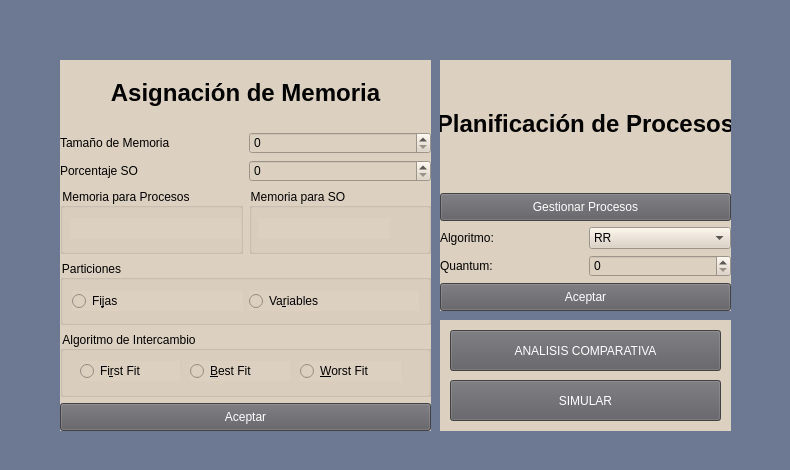
<?xml version="1.0" encoding="UTF-8"?>
<ui version="4.0">
 <class>VentanaPrincipal</class>
 <widget class="QMainWindow" name="VentanaPrincipal">
  <property name="geometry">
   <rect>
    <x>0</x>
    <y>0</y>
    <width>790</width>
    <height>470</height>
   </rect>
  </property>
  <property name="windowTitle">
   <string>Ventana Principal</string>
  </property>
  <property name="styleSheet">
   <string notr="true"/>
  </property>
  <property name="animated">
   <bool>true</bool>
  </property>
  <widget class="QWidget" name="centralwidget">
   <property name="styleSheet">
    <string notr="true">QWidget{
background-color:#6d7993;
font-family: arial,verdana;
}

QDialog{
background-color:#557a95;
font-family: arial,verdana;
}
QLineEdit{
background-color:#b1a296;
border: 0;
font-size:14px;
height:30px;
}

</string>
   </property>
   <widget class="QWidget" name="widget" native="true">
    <property name="geometry">
     <rect>
      <x>60</x>
      <y>60</y>
      <width>371</width>
      <height>371</height>
     </rect>
    </property>
    <property name="sizePolicy">
     <sizepolicy hsizetype="Preferred" vsizetype="Preferred">
      <horstretch>0</horstretch>
      <verstretch>0</verstretch>
     </sizepolicy>
    </property>
    <property name="autoFillBackground">
     <bool>false</bool>
    </property>
    <property name="styleSheet">
     <string notr="true">QWidget{
background-color: #dcd0c0;
}
QPushButton{
background-color:#5d5c61;
color:white;
height:20px;
}
QPushButton:hover{
background-color:#062f4f;
color:white;
}
</string>
    </property>
    <layout class="QGridLayout" name="gridLayout">
     <item row="0" column="0" colspan="2">
      <widget class="QLabel" name="label_AsigMemoria">
       <property name="font">
        <font>
         <family>arial,verdana</family>
         <pointsize>18</pointsize>
         <weight>75</weight>
         <bold>true</bold>
        </font>
       </property>
       <property name="layoutDirection">
        <enum>Qt::LeftToRight</enum>
       </property>
       <property name="styleSheet">
        <string notr="true"/>
       </property>
       <property name="text">
        <string>Asignación de Memoria</string>
       </property>
       <property name="alignment">
        <set>Qt::AlignCenter</set>
       </property>
      </widget>
     </item>
     <item row="8" column="0" colspan="2">
      <widget class="QPushButton" name="AceptarMem">
       <property name="text">
        <string>Aceptar</string>
       </property>
      </widget>
     </item>
     <item row="6" column="0" colspan="2">
      <widget class="QGroupBox" name="groupBox_Particiones">
       <property name="title">
        <string>Particiones</string>
       </property>
       <layout class="QGridLayout" name="gridLayout_2">
        <item row="0" column="0">
         <widget class="QRadioButton" name="radioButton_Fijas">
          <property name="text">
           <string>Fi&amp;jas</string>
          </property>
         </widget>
        </item>
        <item row="0" column="1">
         <widget class="QRadioButton" name="radioButton_Variables">
          <property name="text">
           <string>Va&amp;riables</string>
          </property>
         </widget>
        </item>
       </layout>
      </widget>
     </item>
     <item row="3" column="0">
      <widget class="QGroupBox" name="groupBox">
       <property name="title">
        <string>Memoria para Procesos</string>
       </property>
       <widget class="QLabel" name="label_MemProcesos">
        <property name="geometry">
         <rect>
          <x>10</x>
          <y>30</y>
          <width>171</width>
          <height>21</height>
         </rect>
        </property>
        <property name="text">
         <string/>
        </property>
       </widget>
      </widget>
     </item>
     <item row="7" column="0" colspan="2">
      <widget class="QGroupBox" name="groupBox_Algoritmo">
       <property name="title">
        <string>Algoritmo de Intercambio</string>
       </property>
       <widget class="QRadioButton" name="radioButton_First">
        <property name="geometry">
         <rect>
          <x>20</x>
          <y>30</y>
          <width>100</width>
          <height>20</height>
         </rect>
        </property>
        <property name="text">
         <string>Fi&amp;rst Fit</string>
        </property>
       </widget>
       <widget class="QRadioButton" name="radioButton_Best">
        <property name="geometry">
         <rect>
          <x>130</x>
          <y>30</y>
          <width>100</width>
          <height>20</height>
         </rect>
        </property>
        <property name="text">
         <string>&amp;Best Fit</string>
        </property>
       </widget>
       <widget class="QRadioButton" name="radioButton_Worst">
        <property name="geometry">
         <rect>
          <x>240</x>
          <y>30</y>
          <width>101</width>
          <height>20</height>
         </rect>
        </property>
        <property name="text">
         <string>&amp;Worst Fit</string>
        </property>
       </widget>
      </widget>
     </item>
     <item row="1" column="1">
      <widget class="QSpinBox" name="spinBoxTamMemoria"/>
     </item>
     <item row="2" column="1">
      <widget class="QSpinBox" name="spinBoxPorcSO"/>
     </item>
     <item row="3" column="1">
      <widget class="QGroupBox" name="groupBox_2">
       <property name="title">
        <string>Memoria para SO</string>
       </property>
       <widget class="QLabel" name="label_MemSO">
        <property name="geometry">
         <rect>
          <x>10</x>
          <y>30</y>
          <width>131</width>
          <height>21</height>
         </rect>
        </property>
        <property name="text">
         <string/>
        </property>
       </widget>
      </widget>
     </item>
     <item row="2" column="0">
      <widget class="QLabel" name="label_PorcentajeSO">
       <property name="text">
        <string>Porcentaje SO</string>
       </property>
      </widget>
     </item>
     <item row="1" column="0">
      <widget class="QLabel" name="label_TamMemoria">
       <property name="text">
        <string>Tamaño de Memoria</string>
       </property>
      </widget>
     </item>
    </layout>
   </widget>
   <widget class="QWidget" name="widget_algoritmo" native="true">
    <property name="geometry">
     <rect>
      <x>440</x>
      <y>60</y>
      <width>291</width>
      <height>251</height>
     </rect>
    </property>
    <property name="styleSheet">
     <string notr="true">QWidget{
background-color:#dcd0c0;
}
QPushButton{
background-color:#5d5c61;
color:white;
height:20px;
}
QPushButton:hover{
background-color:#062f4f;
color:white;
}</string>
    </property>
    <layout class="QGridLayout" name="gridLayout_3">
     <item row="3" column="1">
      <widget class="QSpinBox" name="spinBox_Quantum"/>
     </item>
     <item row="3" column="0">
      <widget class="QLabel" name="label_Quantum">
       <property name="text">
        <string>Quantum: </string>
       </property>
      </widget>
     </item>
     <item row="2" column="0">
      <widget class="QLabel" name="label_Algoritmo">
       <property name="text">
        <string>Algoritmo: </string>
       </property>
      </widget>
     </item>
     <item row="2" column="1">
      <widget class="QComboBox" name="comboBox_Algoritmos">
       <item>
        <property name="text">
         <string>RR</string>
        </property>
       </item>
       <item>
        <property name="text">
         <string>PRIORIDADES</string>
        </property>
       </item>
       <item>
        <property name="text">
         <string>FCFS</string>
        </property>
       </item>
       <item>
        <property name="text">
         <string>COLAS MULTINIVEL</string>
        </property>
       </item>
      </widget>
     </item>
     <item row="0" column="0" colspan="2">
      <widget class="QLabel" name="label_algo_planificacion">
       <property name="font">
        <font>
         <family>arial,verdana</family>
         <pointsize>18</pointsize>
         <weight>75</weight>
         <bold>true</bold>
        </font>
       </property>
       <property name="text">
        <string>Planificación de Procesos</string>
       </property>
       <property name="alignment">
        <set>Qt::AlignCenter</set>
       </property>
      </widget>
     </item>
     <item row="1" column="0" colspan="2">
      <widget class="QPushButton" name="boton_GestProcesos">
       <property name="text">
        <string>Gestionar Procesos</string>
       </property>
      </widget>
     </item>
     <item row="4" column="0" colspan="2">
      <widget class="QPushButton" name="pushButton_AceptarProc">
       <property name="text">
        <string>Aceptar</string>
       </property>
      </widget>
     </item>
    </layout>
   </widget>
   <widget class="QWidget" name="widget_Simular" native="true">
    <property name="geometry">
     <rect>
      <x>440</x>
      <y>320</y>
      <width>291</width>
      <height>111</height>
     </rect>
    </property>
    <property name="styleSheet">
     <string notr="true">QWidget{
background-color:#dcd0c0;
}
QPushButton{
background-color:#5d5c61;
color:white;
height:20px;
}
QPushButton:hover{
background-color:#062f4f;
color:white;
}</string>
    </property>
    <widget class="QPushButton" name="pushButton_Simular">
     <property name="geometry">
      <rect>
       <x>10</x>
       <y>60</y>
       <width>271</width>
       <height>41</height>
      </rect>
     </property>
     <property name="text">
      <string>SIMULAR</string>
     </property>
    </widget>
    <widget class="QPushButton" name="pushButtonComparar">
     <property name="geometry">
      <rect>
       <x>10</x>
       <y>10</y>
       <width>271</width>
       <height>41</height>
      </rect>
     </property>
     <property name="text">
      <string>ANALISIS COMPARATIVA</string>
     </property>
    </widget>
   </widget>
  </widget>
 </widget>
 <resources/>
 <connections/>
</ui>
